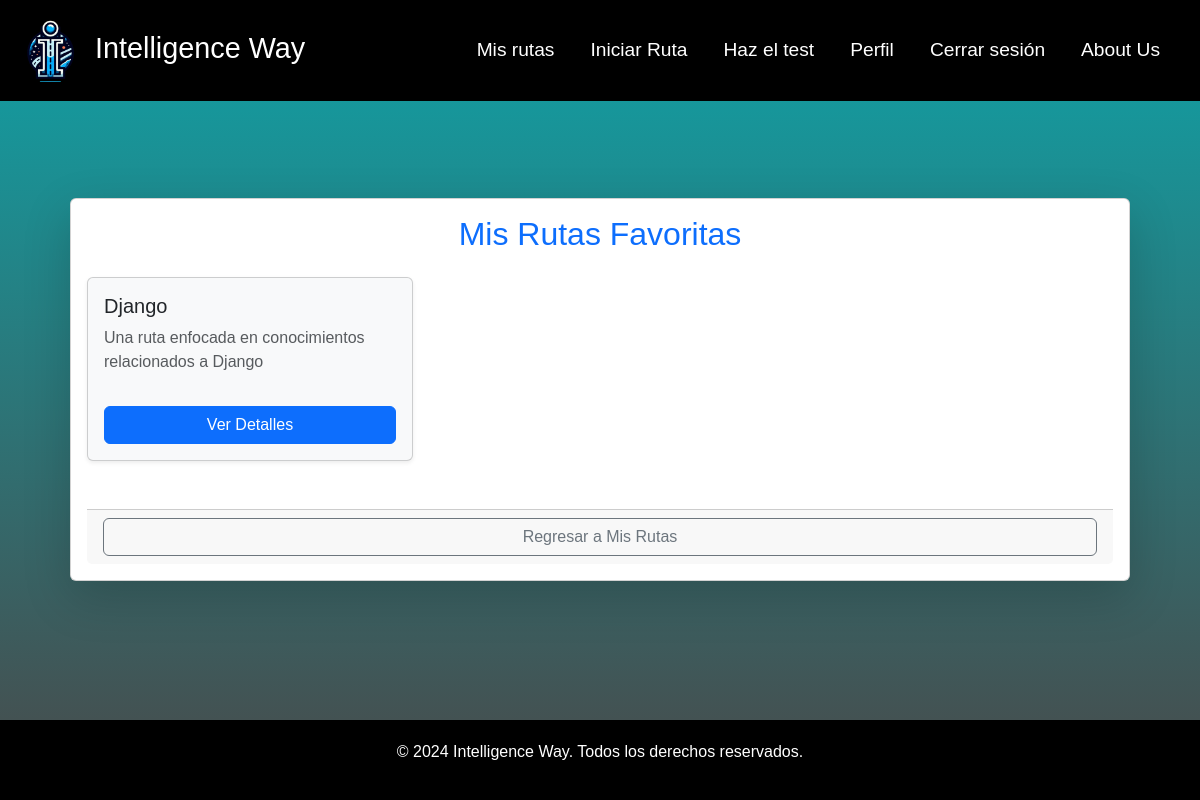
/route/my-routes/favorites/ (signed in), run on an earlier commit of the app's database.
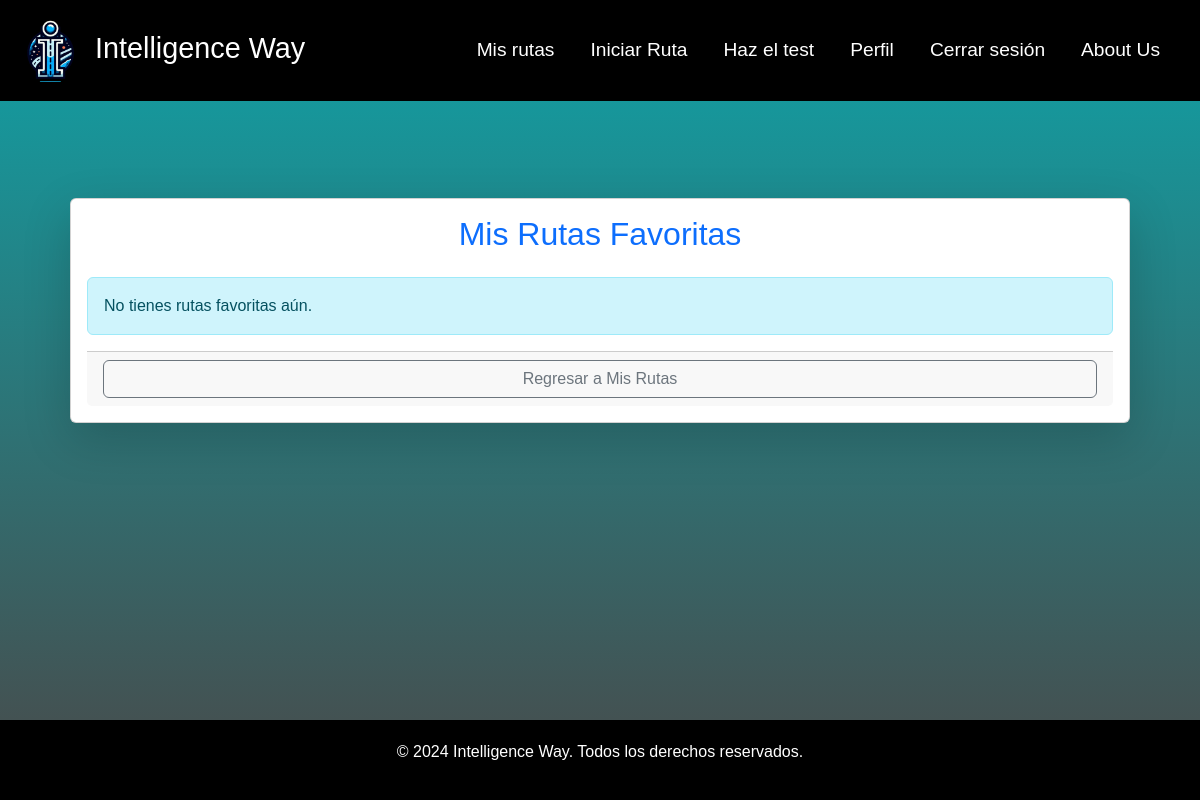
And on a later commit of the database.
### route/models.py (models this page shows, shortened)
class RutaAprendizaje(models.Model):
    title = models.CharField(max_length=100)
    description = models.TextField(max_length=255)
    usuario = models.ForeignKey(User, on_delete=models.CASCADE)
    contenidos = models.ManyToManyField(Contenido, through='ProgresoContenido', related_name='rutas')
    completado = models.BooleanField(default=False)

### route/views.py (the view)
# urls.py: path('my-routes/favorites/', views.RutaFavoritasView.as_view(), name='ruta_favoritas'),
class RutaFavoritasView(ListView):
    model = RutaAprendizaje
    template_name = 'ruta_favoritas.html'
    context_object_name = 'rutas_favoritas'
    def get_queryset(self):
        favorito = Favorito.objects.filter(usuario=self.request.user).first()
        if favorito:
            return favorito.lista.all()
        return RutaAprendizaje.objects.none()  # Devolver un queryset vacío si no tiene favoritos
    def get(self, request, *args, **kwargs):
        queryset = self.get_queryset()
        paginator = Paginator(queryset, 4)
        page_number = request.GET.get('page')
        rutas_favoritas = paginator.get_page(page_number)
        return render(request, self.template_name, {'rutas_favoritas': rutas_favoritas, 'page_obj': rutas_favoritas})

### route/templates/ruta_favoritas.html (shortened to what this page needs)
{% extends "base.html" %}
{% load static %}
{% block content %}
    <div class="container mt-5">
        <div class="card shadow-lg">
            <div class="card-body">
                <h2 class="text-center mb-4 text-primary">Mis Rutas Favoritas</h2>
                {% if rutas_favoritas %}
                    <div class="row">
                        {% for ruta in rutas_favoritas %}
                            <div class="col-md-4 mb-4">
                                <div class="card shadow-sm bg-light">
                                    <div class="card-body">
                                        <h5 class="card-title">
                                            <a href="{% url 'ruta_detail' ruta.id %}" class="text-decoration-none text-dark">{{ ruta.title }}</a>
                                        </h5>
                                        <p class="card-text text-muted">{{ ruta.description|truncatewords:20 }}</p>
                                        <a href="{% url 'ruta_detail' ruta.id %}" class="btn btn-primary w-100 mt-3">Ver Detalles</a>
                                    </div>
                                </div>
                            </div>
                        {% endfor %}
                    </div>
                {% else %}
                    <div class="alert alert-info mt-4" role="alert">
                        No tienes rutas favoritas aún.
                    </div>
                {% endif %}
                <div class="card-footer text-center">
                    <a href="{% url 'my_routes' %}" class="btn btn-outline-secondary w-100">Regresar a Mis Rutas</a>
                </div>
            </div>
        </div>
    </div>
    <link href="https://cdnjs.cloudflare.com/ajax/libs/font-awesome/6.0.0-beta3/css/all.min.css" rel="stylesheet">
{% endblock %}

What changed in the data, as far as the page shows it:
removed RutaAprendizaje: title "Django", description "Una ruta enfocada en conocimientos relacionados a Django"
Also different on the page:
text now shown: "No tienes rutas favoritas aún."
